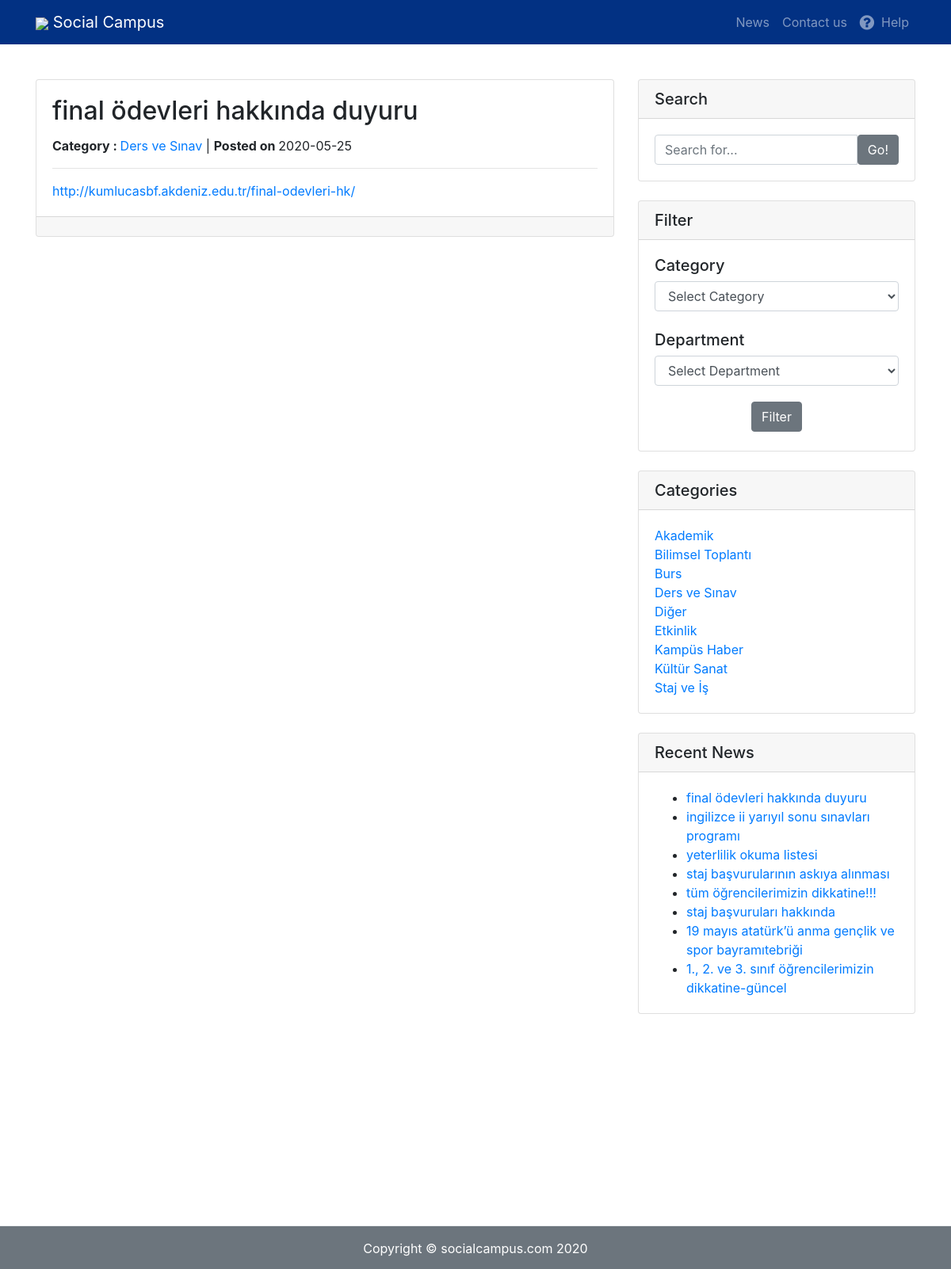
/socialcampus/news-details.php?nid=1040, run on the app's committed database.
### tables this page shows
CREATE TABLE `duyurular` (
  `id` int(11) NOT NULL,
  `title` varchar(500) NOT NULL,
  `link` varchar(500) NOT NULL,
  `department` varchar(100) NOT NULL,
  `userDate` varchar(100) NOT NULL,
  `dbDate` date NOT NULL,
  `category` varchar(100) NOT NULL
);

### socialcampus/news-details.php (the view, shortened to what this page needs)
<?php
include('includes/config.php');
?>
<!DOCTYPE html>
<html lang="en">
<head>
    <link href="vendor/bootstrap/css/bootstrap.min.css" rel="stylesheet">
    <link href="css/social-campus.css" rel="stylesheet">
</head>
<body>
<?php include('includes/header.php'); ?>
<div class="container">
    <div class="row" style="margin-top: 4%">
        <div class="col-md-8">
            <?php
            $id = intval($_GET['nid']);
            $query = mysqli_query($con, "select title, department, category, link, dbDate from duyurular where id='$id'");
            while ($row = mysqli_fetch_array($query)) {
                ?>
                <div class="card mb-4">
                    <div class="card-body">
                        <h2 class="card-title"><?php echo htmlentities($row['title']); ?></h2>
                        <p><b>Category : </b> <a
                                    href="category.php?catid=<?php echo htmlentities($row['category']) ?>"><?php echo htmlentities($row['category']); ?></a>
                            |
                            <b> Posted on </b><?php echo htmlentities($row['dbDate']); ?></p>
                        <hr/>
                        <?php
                        $link = $row['link'];
 ?>
                        <a href="<?php echo $link?>"><p class="card-text"> <?php echo $link?> </p>
                        </a>
                    </div>
                    <div class="card-footer text-muted">
                    </div>
                </div>
            <?php } ?>
        </div>
        <?php include('includes/sidebar.php'); ?>
    </div>
<?php include('includes/footer.php'); ?>
</body>
</html>

### socialcampus/includes/sidebar.php (shortened to what this page needs)
<head>
    <link rel="stylesheet"
          href="https://cdn.jsdelivr.net/npm/bootstrap-select@1.13.14/dist/css/bootstrap-select.min.css">
</head>
<div class="col-md-4">
    <div class="card mb-4">
        <h5 class="card-header">Search</h5>
        <div class="card-body">
            <form name="search" action="search.php" method="post">
                <div class="input-group">
                    <input type="text" name="searchtitle" class="form-control" placeholder="Search for..." required>
                    <span class="input-group-btn">
                  <button class="btn btn-secondary" type="submit">Go!</button>
                </span>
            </form>
        </div>
    </div>
</div>
<div class="card mb-4">
    <h5 class="card-header">Filter</h5>
    <div class="card-body">
        <form action="myfilter.php" method="post">
            <div>
                <h5>Category</h5>
            </div>
            <div>
                <select class="form-control" id="myCategoryInput" name="myCategoryInput">
                    <option value="" disabled selected>Select Category</option>
                </select>
            </div>
            <div>
                <br>
                <h5>Department</h5>
            </div>
            <div>
                <select class="form-control" id="myDepartmentInput" name="myDepartmentInput">
                    <option value="" disabled selected>Select Department</option>
                </select>
            </div>
    </div>
    <div class="">
        <div class="" style="text-align: center">
            <button class="btn btn-secondary" type="submit" name="submit" id="filter">Filter</button>
        </div>
    </div>
</div>
<div class="card my-4">
    <h5 class="card-header">Categories</h5>
    <div class="card-body">
        <div class="row">
            <div class="col-lg-6">
                <ul class="list-unstyled mb-0">
                    <?php $query = mysqli_query($con, "select id,category from duyurular group by category");
                    while ($row = mysqli_fetch_array($query)) {
                        ?>
                        <li>
                            <a href="category.php?catid=<?php echo htmlentities($row['category']) ?>"><?php echo htmlentities($row['category']); ?></a>
                        </li>
                    <?php } ?>
                </ul>
            </div>
        </div>
    </div>
</div>
<div class="card my-4">
    <h5 class="card-header">Recent News</h5>
    <div class="card-body">
        <ul class="mb-0">
            <?php
            $query = mysqli_query($con, "select id, title from duyurular group by dbDate desc limit 8");
            while ($row = mysqli_fetch_array($query)) {
                ?>
                <li>
                    <a href="news-details.php?nid=<?php echo htmlentities($row['id']) ?>"><?php echo htmlentities($row['title']); ?></a>
                </li>
            <?php } ?>
        </ul>
    </div>
</div>
</div>

### socialcampus/css/social-campus.css (style rules this page uses)
body { padding-top: 54px; }
@media (min-width: 992px) { body { padding-top: 56px; } }

### socialcampus/includes/footer.php (style rules this page uses)
html, body { margin:0; height:100%; }

### data on the page
duyurular: title "final ödevleri hakkında duyuru", category "Ders ve Sınav", dbDate "2020-05-25", link "http://kumlucasbf.akdeniz.edu.tr/final-odevleri-hk/"
duyurular: category "Akademik"
duyurular: category "Bilimsel Toplantı"
duyurular: category "Burs"
duyurular: category "Ders ve Sınav"
duyurular: category "Diğer"
duyurular: category "Etkinlik"
duyurular: category "Kampüs Haber"
duyurular: category "Kültür Sanat"
duyurular: category "Staj ve İş"
duyurular: title "i̇ngilizce ii yarıyıl sonu sınavları programı"
duyurular: title "yeterlilik okuma listesi"
duyurular: title "staj başvurularının askıya alınması"
duyurular: title "tüm öğrencilerimizin dikkatine!!!"
duyurular: title "staj başvuruları hakkında"
duyurular: title "19 mayıs atatürk’ü anma gençlik ve spor bayramıtebriği"
duyurular: title "1., 2. ve 3. sınıf öğrencilerimizin dikkatine-güncel"
